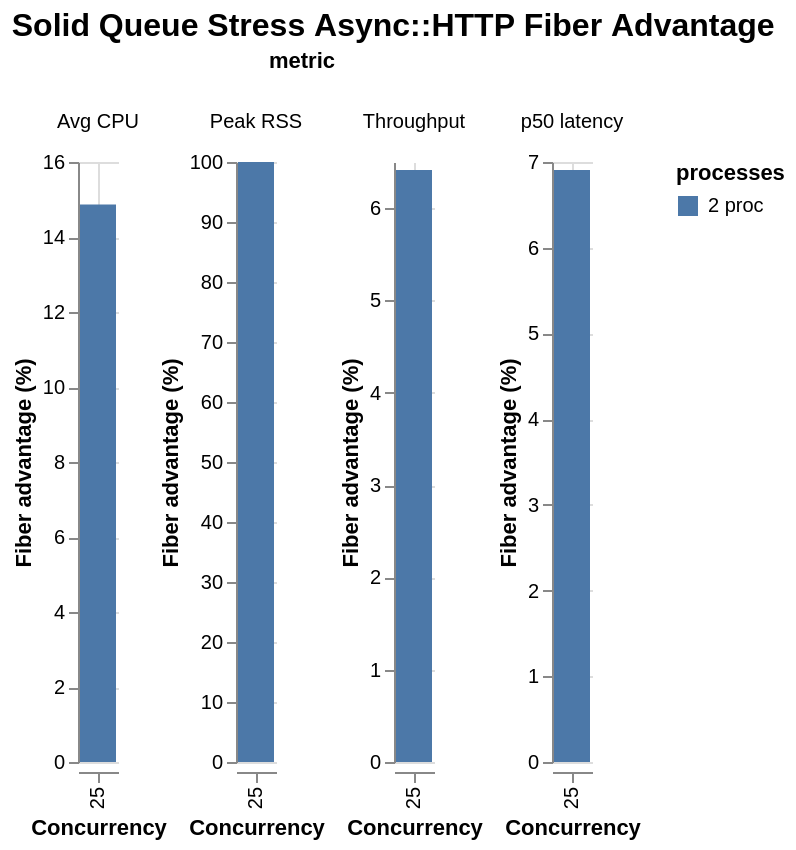

Source (Vega-Lite JSON):
### Vega-Lite specification from a JSON file in a GitHub repository (floating-point values rounded to 4 significant figures)
{"$schema": "https://vega.github.io/schema/vega-lite/v6.json", "title": "Solid Queue Stress Async::HTTP Fiber Advantage", "data": {"values": [{"concurrency": 25, "processes": "2 proc", "metric": "Throughput", "value": 6.414}, {"concurrency": 25, "processes": "2 proc", "metric": "Peak RSS", "value": 100.0}, {"concurrency": 25, "processes": "2 proc", "metric": "Avg CPU", "value": 14.87}, {"concurrency": 25, "processes": "2 proc", "metric": "p50 latency", "value": 6.908}]}, "mark": {"type": "bar", "tooltip": true}, "encoding": {"x": {"field": "concurrency", "type": "ordinal", "title": "Concurrency"}, "y": {"field": "value", "type": "quantitative", "title": "Fiber advantage (%)"}, "color": {"field": "processes", "type": "nominal"}, "column": {"field": "metric", "type": "nominal"}, "tooltip": [{"field": "metric", "type": "nominal"}, {"field": "concurrency", "type": "nominal"}, {"field": "processes", "type": "nominal"}, {"field": "value", "type": "quantitative"}]}, "resolve": {"scale": {"y": "independent"}}, "config": {"background": "white", "axis": {"labelFont": "Arial", "titleFont": "Arial", "grid": true}, "legend": {"labelFont": "Arial", "titleFont": "Arial"}, "title": {"font": "Arial", "fontSize": 16, "anchor": "start"}, "view": {"stroke": null}}}
